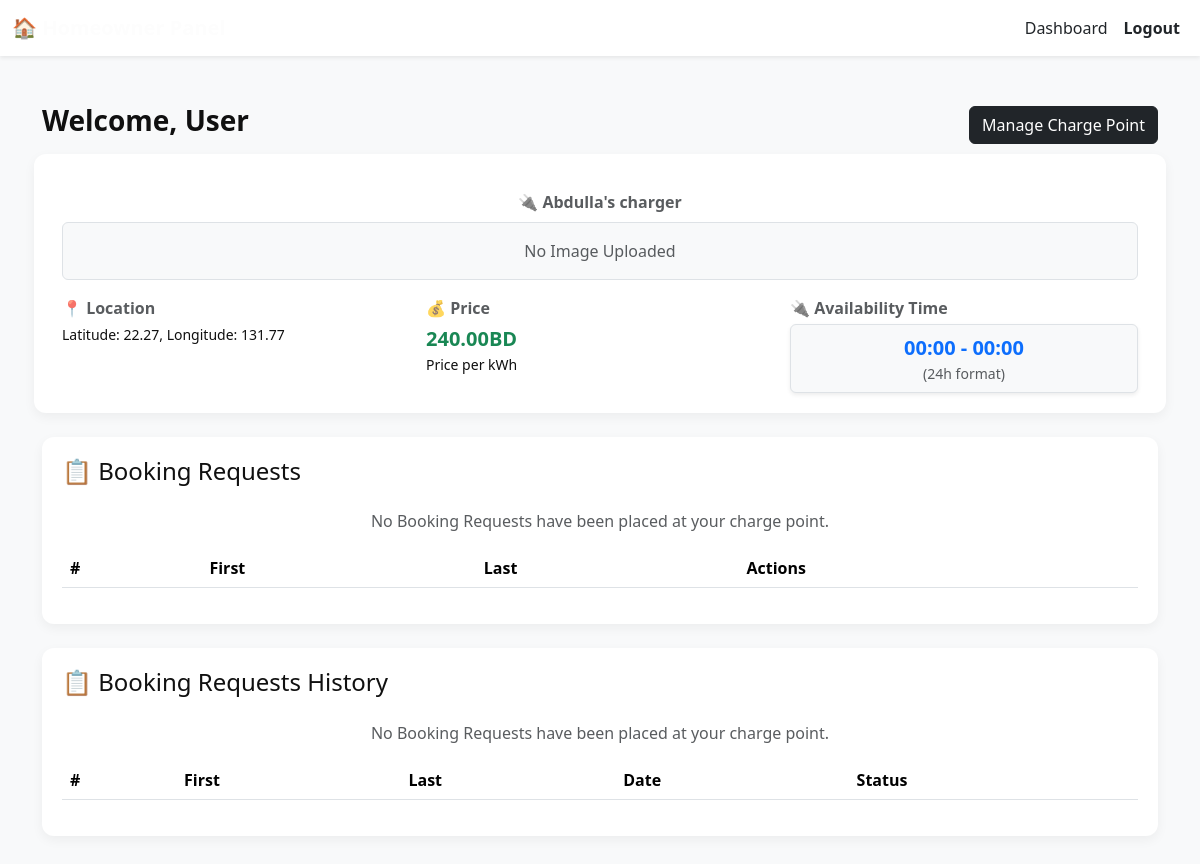
Page /homeowner_dashboard.php (signed in) on the committed database.
### tables this page shows
CREATE TABLE `charge_point` (
  `charger_id` INT(11) NOT NULL AUTO_INCREMENT,
  `charge_name` VARCHAR(50) NOT NULL,
  `cost` DECIMAL(8,2) NOT NULL,
  `availability` VARCHAR(50) NOT NULL,
  `latitude` VARCHAR(50) NOT NULL,
  `longitude` VARCHAR(50) NOT NULL,
  `user_id` INT(11) NOT NULL,
  `picture` VARCHAR(255) NOT NULL,
  `location` VARCHAR(255) DEFAULT NULL,
  `available_from` TIME DEFAULT NULL,
  `available_to` TIME DEFAULT NULL,
  PRIMARY KEY (`charger_id`),
  KEY `user_id` (`user_id`)
);

### homeowner_dashboard.php (called while the page is built, shortened)
<?php
require_once './Models/Charger.php';
$std = new stdClass();
$charger = new Charger();
$booking = new Booking();
$homeowner_id = isset($_SESSION['user_id']) ? intval($_SESSION['user_id']) : 0;
$result = $charger->getChargerByID($homeowner_id);
$bookingRequests = $booking->getBookingsByChargerOwner($homeowner_id);
$std->charger_id = $result['charger_id'];
$std->charge_name = $result['charge_name'];
$std->cost = $result['cost'];
$std->availability = $result['availability'];
$std->latitude = $result['latitude'];
$std->longitude = $result['longitude'];
$std->user_id = $result['user_id'];
$std->picture = $result['picture'];
$std->Location = $result['location'];
$std->available_from = $result['available_from'];
$std->available_to = $result['available_to'];
$std->bookingRequests = $bookingRequests;
require './Views/headers/home_owner_header.phtml';
require './Views/homeowner_dashboard.phtml';
?>

### Models/connectionDB.php (called while the page is built)
<?php
class connectionDB {
    private $host = 'localhost';
    private $dbname = 'charger_db';
    private $user = 'root';
    private $pass = '';
    public function connect() {
        try {
            $dsn = "mysql:host={$this->host};dbname={$this->dbname}";
            $pdo = new PDO($dsn, $this->user, $this->pass);
            $pdo->setAttribute(PDO::ATTR_ERRMODE, PDO::ERRMODE_EXCEPTION);
            return $pdo;
        } catch (PDOException $e) {
            die("Database connection failed: " . $e->getMessage());
        }
    }
}
?>

### Models/Charger.php (called while the page is built, shortened)
<?php
require_once 'connectionDB.php';
class Charger {
    private $conn;
    public function __construct() {
        $db = new connectionDB();
        $this->conn = $db->connect();
    }
    public function getChargerByID($id) {
        try {
            $stmt = $this->conn->prepare("
                SELECT * FROM `charge_point`
                WHERE `user_id` = :user_id
                ORDER BY `charger_id` DESC
                LIMIT 1
            ");
            $stmt->bindParam(':user_id', $id);
            $stmt->execute();
            $result = $stmt->fetch(PDO::FETCH_ASSOC);
            return $result;
        } catch (PDOException $exc) {
            die("Select failed: " . $exc->getMessage());
        }
    }
}
?>

### Views/homeowner_dashboard.phtml (the view, shortened to what this page needs)
<!DOCTYPE html>
<html lang="en">
<head>
  <link href="https://cdn.jsdelivr.net/npm/bootstrap@5.3.5/dist/css/bootstrap.min.css" rel="stylesheet">
  <link rel="stylesheet" href="Views/styles.css" />
</head>
<body>
<div class="container py-5">
  <div class="d-flex justify-content-between align-items-center mb-4">
    <h3 class="fw-semibold">Welcome, User</h3>
    <a class="btn btn-dark" href="manage_charger.php">Manage Charge Point</a>
  </div>
  <div class="row g-3 card-box mb-4">
            <div class="col-md-12 text-center">
          <p class="mb-2 fw-bold text-muted"> 🔌 <?php echo $std->charge_name; ?></p>
    <?php if (!empty($std->picture)) { ?>
      <div class="p-3 border rounded bg-white shadow-sm">
        <img
          src="/Borrow_My_Charger/<?php echo htmlspecialchars($std->picture); ?>"
          alt="Charger Image"
          class="img-fluid rounded"
          style="max-height: 300px; object-fit: cover;">
      </div>
    <?php } else { ?>
      <div class="p-3 border rounded bg-light text-muted">
        No Image Uploaded
      </div>
    <?php } ?>
</div>
    <div class="col-md-4">
      <p class="mb-1 fw-bold text-muted">📍 Location</p>
<small>
    <?php echo "Latitude: " . $std->latitude . ", Longitude: " . $std->longitude; ?>
</small>
    </div>
    <div class="col-md-4">
      <p class="mb-1 fw-bold text-muted">💰 Price</p>
      <p class="fs-5 fw-bold text-success mb-0"><?php echo $std->cost. "BD"; ?></p>
      <small>Price per kWh</small>
    </div>
 <div class="col-md-4">
    <p class="mb-1 fw-bold text-muted">🔌 Availability Time</p>
    <div class="p-2 bg-light border rounded text-center shadow-sm">
      <span class="fw-semibold text-primary fs-5">
        <?php echo date('H:i', strtotime($std->available_from)); ?>
        -
        <?php echo date('H:i', strtotime($std->available_to)); ?>
      </span>
      <br>
      <small class="text-muted">(24h format)</small>
    </div>
  </div>
</div>
  <div class="card-box">
    <h4 class="mb-4">📋 Booking Requests</h4>
    <table class="table table-striped align-middle">
      <thead>
        <tr>
          <th scope="col">#</th>
          <th scope="col">First</th>
          <th scope="col">Last</th>
          <th scope="col">Actions</th>
        </tr>
      </thead>
      <tbody>
        <?php if (isset($std->bookingRequests) && !empty($std->bookingRequests)): ?>
          <?php foreach ($std->bookingRequests as $index => $request): ?>
            <?php if (strtolower($request["status"]) === "pending"): ?>
                <tr data-booking-id="<?php echo $request['booking_id']; ?>">
                    <th scope="row"><?php echo $index + 1; ?></th>
                    <td><?php echo $request["customer_first_name"] ?></td>
                    <td><?php echo $request["customer_last_name"]?></td>
                    <td>
                      <button class="btn btn-sm btn-success me-1 approve" onclick="updateStatus(<?php echo $request['booking_id'] ?>,'approve')">Approve</button>
                      <button class="btn btn-sm btn-danger reject" onclick="updateStatus(<?php echo $request['booking_id'] ?>,'reject')">Reject</button>
                    </td>
                </tr>
            <?php endif; ?>
          <?php endforeach; ?>
        <?php else: ?>
          <div class="col-12 text-center text-muted">
            <p>No Booking Requests have been placed at your charge point.</p>
          </div>
        <?php endif; ?>
      </tbody>
    </table>
  </div>
  <div class="card-box mt-4">
    <h4 class="mb-4">📋 Booking Requests History</h4>
    <table class="table table-striped align-middle">
        <thead>
            <tr>
                <th scope="col">#</th>
                <th scope="col">First</th>
                <th scope="col">Last</th>
                <th scope="col">Date</th>
                <th scope="col">Status</th>
            </tr>
        </thead>
        <tbody>
            <?php if (isset($std->bookingRequests) && !empty($std->bookingRequests)): ?>
                <?php
                $historyIndex = 1;
                foreach ($std->bookingRequests as $request): ?>
                    <?php if (strtolower($request["status"]) !== "pending"): ?>
                        <tr data-booking-id="<?php echo $request['booking_id']; ?>"
                            class="<?php echo strtolower($request["status"]) === "approved" ? 'table-success' : 'table-danger'; ?>">
                            <th scope="row"><?php echo $historyIndex++; ?></th>
                            <td><?php echo $request["customer_first_name"] ?></td>
                            <td><?php echo $request["customer_last_name"]?></td>
                            <td><?php echo date('M d, Y', strtotime($request["date"])); ?></td>
                            <td>
                                <span class="badge <?php echo strtolower($request["status"]) === "approved" ? 'bg-success' : 'bg-danger'; ?>">
                                    <?php echo $request["status"]; ?>
                                </span>
                            </td>
                        </tr>
                    <?php endif; ?>
                <?php endforeach; ?>
                <?php if (!array_filter($std->bookingRequests, function($req) {
                    return strtolower($req["status"]) !== "pending";
                })): ?>
                    <tr>
                        <td colspan="5" class="text-center text-muted">
                            <p>No booking history available.</p>
                        </td>
                    </tr>
                <?php endif; ?>
            <?php else: ?>
                <div class="col-12 text-center text-muted">
                    <p>No Booking Requests have been placed at your charge point.</p>
                </div>
            <?php endif; ?>
        </tbody>
    </table>
  </div>
</div>
</body>
</html>

### Views/styles.css (style rules this page uses)
*, *::before, *::after { padding: 0; margin: 0; box-sizing: border-box; }
:root { --color-blue-1: #1b1938; --color-blue-2: #bcbae2; --color-green-1: #02630a; --color-green-2: #a7faae; --color-white-1: #fdfdfd; --color-white-2: #e6e6e6; --color-black-1: #101010; --color-black-2: #5a5a5a; }
body { background-color: var(--color-white-1); color: var(--color-black-1) !important; }

### Views/homeowner_dashboard.phtml (style rules this page uses)
body { background-color: #f8f9fa; }
.card-box { background-color: #fff; border-radius: 12px; box-shadow: 0 4px 12px rgba(0, 0, 0, 0.05); padding: 20px; }
.table thead { background-color: #e9ecef; }
.btn-dark { border-radius: 6px; }

### rows in the picture
charge_point: charge_name "Abdulla's charger", latitude "22.27", longitude "131.77", cost "240.00", available_from "00:00", available_to "00:00"
